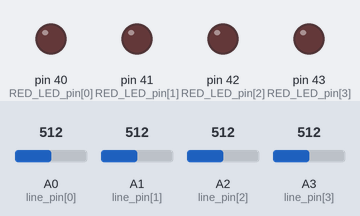
A sketch run on a simulated Arduino Mega 2560, built with avr-gcc and run on an emulated ATmega2560. Parts: output pins drawn as LEDs (lit = HIGH). The test bench sets the inputs (shaded band); at power-on: A0 (line_pin[0]) = 512, A1 (line_pin[1]) = 512, A3 (line_pin[3]) = 512, A2 (line_pin[2]) = 512. What the sketch prints to the serial monitor is not drawn.

Above: at 1.2 s.
1.3 s: A0 (line_pin[0]) set to 592
4.3 s: A0 (line_pin[0]) set to 608
At 5.3 s:
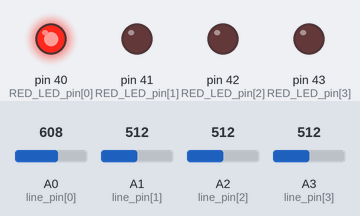
5.8 s: A1 (line_pin[1]) set to 584
8.8 s: A1 (line_pin[1]) set to 609
At 9.9 s:
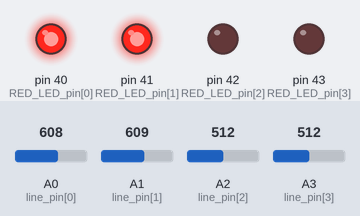
10.3 s: A3 (line_pin[3]) set to 586
13.3 s: A3 (line_pin[3]) set to 617
At 14.4 s:
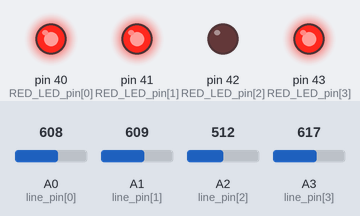
Timing chart, 0 to 15.8 s (numbered marks = the images above; inputs shaded):
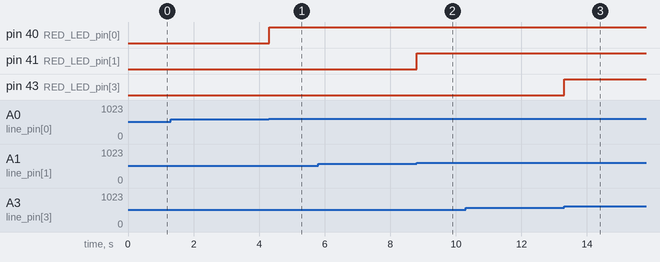

The sketch:

line.ino
```cpp
// ライン読み取り


int line_threshold[] = {600, 600, 800, 600};//しきい値指定
int line_pin[] = {A0, A1, A2, A3};
int RED_LED_pin[] = {40, 41, 42, 43};
int line_analog_value[] = {0, 0, 0, 0}; // ライン読み取り値 関数内用


int line_value[] = {0, 0, 0, 0}; // ライン読み取り値 制御用


void setup() {
  Serial.begin(115200);
  for (int id = 0; id <= 3; id += 1) {
    pinMode(line_pin[id], INPUT);
    pinMode(RED_LED_pin[id], OUTPUT);
  }
}

void loop() {
  Serial.print("Sensor ");
  for (int id = 0; id <= 3; id += 1) {
    Serial.print(" ");
    Serial.print(id);
    Serial.print(":");
    line_value[id] = line_read(id);
    Serial.print(":");
    Serial.print(line_value[id]);
  }


  Serial.print("   air:");
  Serial.println(line_air());


}

int line_read(int id) {
  line_analog_value[id] = analogRead(line_pin[id]);
  Serial.print( line_analog_value[id]);
  int line_value;

  if (line_analog_value[id] >= line_threshold[id]) {
    line_value = 1;
    digitalWrite(RED_LED_pin[id], HIGH);
  } else {
    line_value = 0;
    digitalWrite(RED_LED_pin[id], LOW);
  }

  return line_value;
}

int line_air() {
  // 0:地面 1:空中
  for (int id = 0; id <= 3; id += 1) {
    if (line_analog_value[id] >= 200) {
      return 0;
    } else if (id == 3) {
      return 1;
    }
  }

}
```

Measured:
- the behaviour switches between 599 and 600 on A0 (line_pin[0]) (found by bisection; images 0 and 1)
- the behaviour switches between 599 and 600 on A1 (line_pin[1]) (found by bisection; images 1 and 2)
- the behaviour switches between 599 and 600 on A3 (line_pin[3]) (found by bisection; images 2 and 3)
- after the input at 4.3 s, pin 40 (RED_LED_pin[0]): LOW → HIGH at once
- after the input at 8.8 s, pin 41 (RED_LED_pin[1]): LOW → HIGH at once
- after the input at 13.3 s, pin 43 (RED_LED_pin[3]): LOW → HIGH at once
